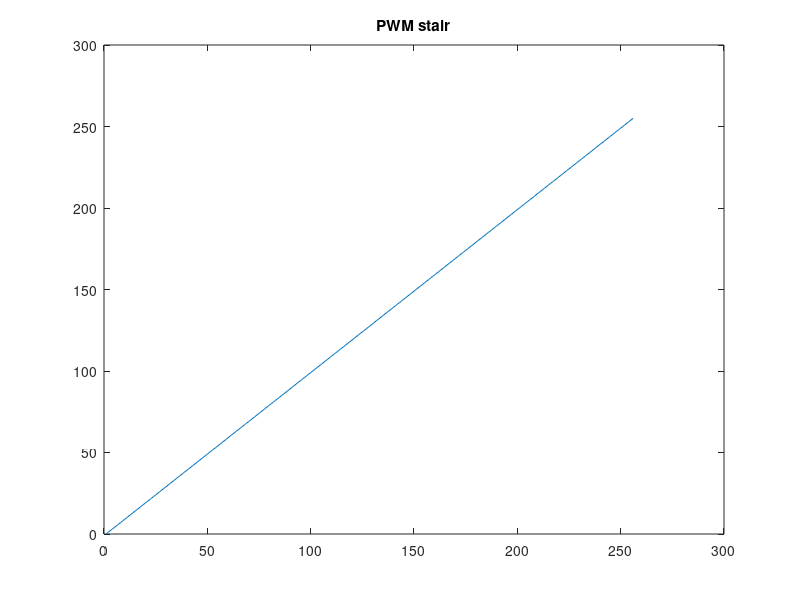
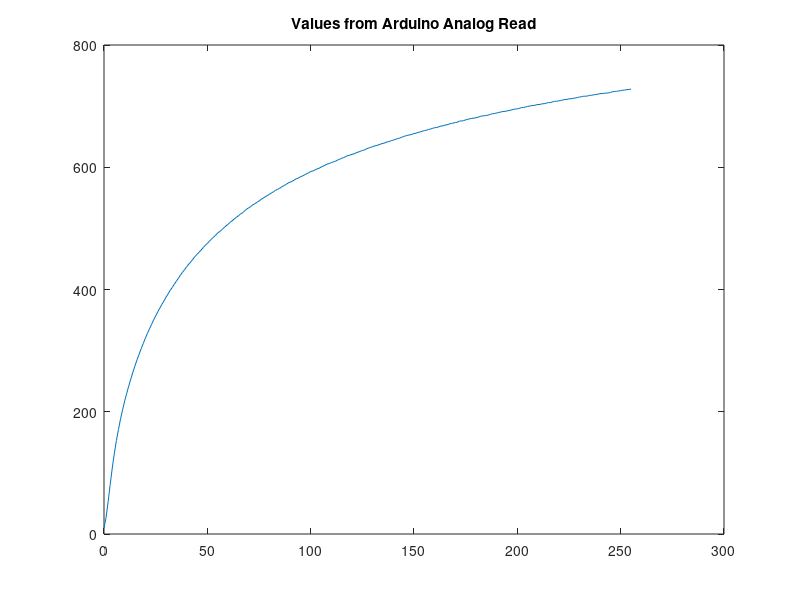
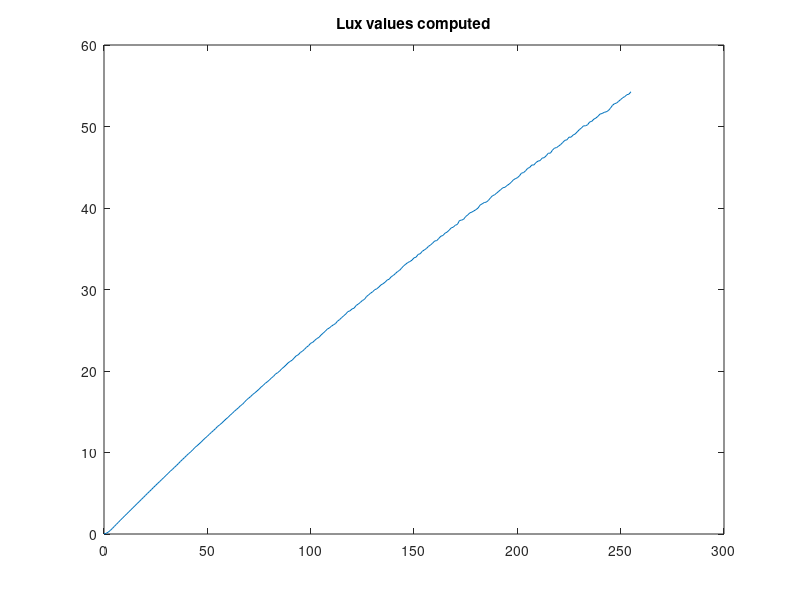

Here is the MATLAB script that generated these plots, in order:
clear; close all; clc;

values = [10.00,0;
27.00,1;
53.20,2;
81.20,3;
108.00,4;
132.00,5;
152.80,6;
171.00,7;
188.40,8;
203.20,9;
217.60,10;
230.20,11;
242.60,12;
254.00,13;
265.00,14;
275.20,15;
285.20,16;
294.20,17;
303.40,18;
311.80,19;
320.20,20;
328.20,21;
335.60,22;
342.80,23;
350.20,24;
356.80,25;
363.40,26;
369.40,27;
375.60,28;
381.40,29;
387.40,30;
392.80,31;
398.60,32;
403.20,33;
408.60,34;
413.40,35;
418.40,36;
423.60,37;
428.20,38;
432.60,39;
437.20,40;
441.40,41;
445.20,42;
449.40,43;
454.00,44;
457.40,45;
461.00,46;
464.60,47;
468.60,48;
472.20,49;
475.40,50;
479.00,51;
482.40,52;
485.60,53;
488.80,54;
492.40,55;
495.00,56;
497.80,57;
501.00,58;
504.00,59;
506.60,60;
509.80,61;
512.40,62;
515.40,63;
518.00,64;
520.40,65;
523.40,66;
525.40,67;
528.40,68;
531.40,69;
533.60,70;
535.80,71;
538.40,72;
540.40,73;
542.60,74;
544.80,75;
547.40,76;
549.40,77;
551.80,78;
553.60,79;
555.60,80;
558.00,81;
559.80,82;
562.40,83;
563.80,84;
565.60,85;
568.00,86;
569.80,87;
571.80,88;
574.00,89;
575.60,90;
576.80,91;
579.00,92;
581.20,93;
582.20,94;
584.40,95;
585.60,96;
587.40,97;
589.40,98;
590.80,99;
593.00,100;
593.80,101;
595.60,102;
597.20,103;
598.20,104;
600.20,105;
601.80,106;
603.40,107;
605.20,108;
606.20,109;
607.60,110;
608.80,111;
609.80,112;
611.80,113;
613.00,114;
614.60,115;
616.00,116;
617.40,117;
619.20,118;
619.80,119;
621.20,120;
621.80,121;
623.80,122;
624.80,123;
626.00,124;
627.40,125;
628.20,126;
630.20,127;
631.40,128;
632.60,129;
633.60,130;
635.00,131;
635.60,132;
636.80,133;
638.20,134;
639.00,135;
640.00,136;
641.40,137;
642.00,138;
643.60,139;
644.40,140;
645.60,141;
646.80,142;
647.60,143;
649.00,144;
650.40,145;
651.40,146;
652.40,147;
653.00,148;
653.80,149;
655.20,150;
655.60,151;
657.20,152;
657.60,153;
659.00,154;
659.80,155;
660.60,156;
661.80,157;
662.60,158;
663.60,159;
664.80,160;
665.00,161;
666.20,162;
667.40,163;
667.80,164;
669.00,165;
669.60,166;
670.60,167;
671.80,168;
672.20,169;
673.20,170;
673.60,171;
675.60,172;
675.80,173;
676.20,174;
677.60,175;
678.40,176;
679.40,177;
679.80,178;
680.40,179;
681.00,180;
681.80,181;
683.20,182;
683.80,183;
684.40,184;
684.60,185;
685.40,186;
686.60,187;
687.60,188;
688.00,189;
688.80,190;
689.60,191;
690.40,192;
691.20,193;
691.40,194;
692.20,195;
692.80,196;
693.60,197;
694.60,198;
695.20,199;
695.60,200;
696.40,201;
697.60,202;
697.80,203;
698.60,204;
699.60,205;
700.00,206;
701.00,207;
701.00,208;
702.00,209;
702.60,210;
702.80,211;
703.80,212;
704.00,213;
704.80,214;
705.80,215;
705.80,216;
707.00,217;
707.80,218;
708.00,219;
708.60,220;
709.20,221;
710.00,222;
710.80,223;
711.00,224;
712.00,225;
712.00,226;
712.80,227;
713.20,228;
714.00,229;
714.80,230;
715.40,231;
716.20,232;
716.20,233;
716.60,234;
717.60,235;
717.80,236;
718.60,237;
719.00,238;
719.60,239;
720.40,240;
720.60,241;
721.00,242;
721.20,243;
721.60,244;
722.40,245;
723.40,246;
724.00,247;
724.20,248;
724.80,249;
725.40,250;
726.00,251;
726.40,252;
727.00,253;
727.20,254;
728.00,255;
];


AR = values(:,1);
PWM = values(:,2);

vldr = 5-(AR.*5./1023);

R1 = 10;
m = -0.692;
b = 1.808;

f = R1*(5-((AR.*5)./(1023)))./((AR.*5)./(1023));
lux = 10.^((log10(f)-b)/m);

%t = linspace(0,2.5,length(PWM))';

lux_values = polyfit(PWM,lux,1);
lux_m = lux_values(1,1);
lux_b = lux_values(1,2);

figure
plot(PWM)
title('PWM stair')
figure
plot(PWM,AR)
title('Values from Arduino Analog Read')
figure
plot(PWM,lux);
title('Lux values computed')
